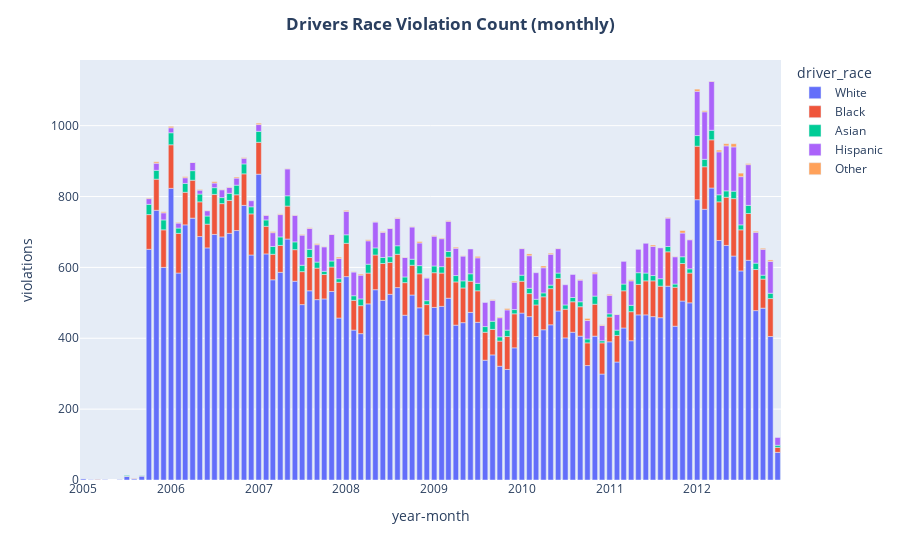

The notebook cell saved with this chart:
### Markdown cell above
- Driver_race Count (Monthly)

### Code cell
dfa_month_race=dfa.groupby(['year-month','driver_race'])['violations'].count().reset_index()
fig=px.bar(dfa_month_race,x='year-month',y='violations',color='driver_race')
fig.update_layout(title={'text':'<b>Drivers Race Violation Count (monthly)','x':0.5})
fig.show()

### Figure 1 — Plotly figure (JSON) as saved in the notebook; plotly's stock layout.template omitted (floating-point values rounded to 4 significant figures)
{"data": [{"alignmentgroup": "True", "hovertemplate": "driver_race=White<br>year-month=%{x}<br>violations=%{y}<extra></extra>", "legendgroup": "White", "marker": {"color": "#636efa", "pattern": {"shape": ""}}, "name": "White", "offsetgroup": "White", "orientation": "v", "showlegend": true, "textposition": "auto", "type": "bar", "x": ["2005-01", "2005-02", "2005-03", "2005-04", "2005-06", "2005-07", "2005-08", "2005-09", "2005-10", "2005-11", "2005-12", "2006-01", "2006-02", "2006-03", "2006-04", "2006-05", "2006-06", "2006-07", "2006-08", "2006-09", "2006-10", "2006-11", "2006-12", "2007-01", "2007-02", "2007-03", "2007-04", "2007-05", "2007-06", "2007-07", "2007-08", "2007-09", "2007-10", "2007-11", "2007-12", "2008-01", "2008-02", "2008-03", "2008-04", "2008-05", "2008-06", "2008-07", "2008-08", "2008-09", "2008-10", "2008-11", "2008-12", "2009-01", "2009-02", "2009-03", "2009-04", "2009-05", "2009-06", "2009-07", "2009-08", "2009-09", "2009-10", "2009-11", "2009-12", "2010-01", "2010-02", "2010-03", "2010-04", "2010-05", "2010-06", "2010-07", "2010-08", "2010-09", "2010-10", "2010-11", "2010-12", "2011-01", "2011-02", "2011-03", "2011-04", "2011-05", "2011-06", "2011-07", "2011-08", "2011-09", "2011-10", "2011-11", "2011-12", "2012-01", "2012-02", "2012-03", "2012-04", "2012-05", "2012-06", "2012-07", "2012-08", "2012-09", "2012-10", "2012-11", "2012-12"], "xaxis": "x", "y": [3, 1, 1, 1, 1, 10, 3, 11, 651, 761, 600, 823, 584, 720, 739, 687, 655, 693, 686, 696, 704, 775, 635, 863, 638, 565, 586, 680, 561, 495, 534, 509, 511, 532, 457, 574, 423, 413, 497, 537, 507, 524, 543, 465, 522, 486, 409, 487, 490, 513, 437, 444, 473, 445, 338, 353, 321, 312, 373, 471, 461, 405, 424, 438, 477, 401, 417, 406, 323, 406, 299, 390, 333, 429, 393, 466, 466, 461, 458, 547, 434, 505, 500, 791, 764, 824, 676, 662, 632, 590, 620, 478, 485, 405, 78], "yaxis": "y"}, {"alignmentgroup": "True", "hovertemplate": "driver_race=Black<br>year-month=%{x}<br>violations=%{y}<extra></extra>", "legendgroup": "Black", "marker": {"color": "#EF553B", "pattern": {"shape": ""}}, "name": "Black", "offsetgroup": "Black", "orientation": "v", "showlegend": true, "textposition": "auto", "type": "bar", "x": ["2005-03", "2005-07", "2005-08", "2005-09", "2005-10", "2005-11", "2005-12", "2006-01", "2006-02", "2006-03", "2006-04", "2006-05", "2006-06", "2006-07", "2006-08", "2006-09", "2006-10", "2006-11", "2006-12", "2007-01", "2007-02", "2007-03", "2007-04", "2007-05", "2007-06", "2007-07", "2007-08", "2007-09", "2007-10", "2007-11", "2007-12", "2008-01", "2008-02", "2008-03", "2008-04", "2008-05", "2008-06", "2008-07", "2008-08", "2008-09", "2008-10", "2008-11", "2008-12", "2009-01", "2009-02", "2009-03", "2009-04", "2009-05", "2009-06", "2009-07", "2009-08", "2009-09", "2009-10", "2009-11", "2009-12", "2010-01", "2010-02", "2010-03", "2010-04", "2010-05", "2010-06", "2010-07", "2010-08", "2010-09", "2010-10", "2010-11", "2010-12", "2011-01", "2011-02", "2011-03", "2011-04", "2011-05", "2011-06", "2011-07", "2011-08", "2011-09", "2011-10", "2011-11", "2011-12", "2012-01", "2012-02", "2012-03", "2012-04", "2012-05", "2012-06", "2012-07", "2012-08", "2012-09", "2012-10", "2012-11", "2012-12"], "xaxis": "x", "y": [1, 1, 1, 1, 98, 88, 106, 123, 112, 92, 107, 98, 67, 113, 94, 93, 101, 89, 116, 90, 78, 72, 76, 93, 89, 93, 94, 89, 69, 69, 101, 94, 84, 79, 87, 98, 104, 90, 94, 92, 84, 96, 86, 98, 94, 116, 122, 98, 88, 89, 79, 72, 71, 93, 96, 90, 65, 89, 93, 102, 92, 81, 86, 83, 64, 90, 88, 70, 75, 105, 82, 86, 96, 101, 89, 97, 110, 106, 84, 151, 120, 136, 109, 136, 162, 116, 132, 116, 82, 107, 14], "yaxis": "y"}, {"alignmentgroup": "True", "hovertemplate": "driver_race=Asian<br>year-month=%{x}<br>violations=%{y}<extra></extra>", "legendgroup": "Asian", "marker": {"color": "#00cc96", "pattern": {"shape": ""}}, "name": "Asian", "offsetgroup": "Asian", "orientation": "v", "showlegend": true, "textposition": "auto", "type": "bar", "x": ["2005-07", "2005-09", "2005-10", "2005-11", "2005-12", "2006-01", "2006-02", "2006-03", "2006-04", "2006-05", "2006-06", "2006-07", "2006-08", "2006-09", "2006-10", "2006-11", "2006-12", "2007-01", "2007-02", "2007-03", "2007-04", "2007-05", "2007-06", "2007-07", "2007-08", "2007-09", "2007-10", "2007-11", "2007-12", "2008-01", "2008-02", "2008-03", "2008-04", "2008-05", "2008-06", "2008-07", "2008-08", "2008-09", "2008-10", "2008-11", "2008-12", "2009-01", "2009-02", "2009-03", "2009-04", "2009-05", "2009-06", "2009-07", "2009-08", "2009-09", "2009-10", "2009-11", "2009-12", "2010-01", "2010-02", "2010-03", "2010-04", "2010-05", "2010-06", "2010-07", "2010-08", "2010-09", "2010-10", "2010-11", "2010-12", "2011-01", "2011-02", "2011-03", "2011-04", "2011-05", "2011-06", "2011-07", "2011-08", "2011-09", "2011-10", "2011-11", "2011-12", "2012-01", "2012-02", "2012-03", "2012-04", "2012-05", "2012-06", "2012-07", "2012-08", "2012-09", "2012-10", "2012-11", "2012-12"], "xaxis": "x", "y": [2, 1, 29, 25, 28, 34, 15, 25, 27, 22, 23, 19, 17, 20, 27, 28, 20, 31, 18, 22, 24, 29, 22, 18, 23, 17, 9, 17, 10, 24, 13, 19, 25, 20, 17, 16, 24, 16, 17, 23, 11, 19, 18, 16, 18, 20, 21, 21, 16, 23, 12, 18, 12, 17, 15, 16, 11, 10, 15, 12, 12, 14, 11, 23, 6, 9, 15, 19, 18, 33, 22, 15, 21, 15, 9, 19, 12, 30, 21, 27, 20, 18, 21, 14, 23, 18, 11, 15, 6], "yaxis": "y"}, {"alignmentgroup": "True", "hovertemplate": "driver_race=Hispanic<br>year-month=%{x}<br>violations=%{y}<extra></extra>", "legendgroup": "Hispanic", "marker": {"color": "#ab63fa", "pattern": {"shape": ""}}, "name": "Hispanic", "offsetgroup": "Hispanic", "orientation": "v", "showlegend": true, "textposition": "auto", "type": "bar", "x": ["2005-10", "2005-11", "2005-12", "2006-01", "2006-02", "2006-03", "2006-04", "2006-05", "2006-06", "2006-07", "2006-08", "2006-09", "2006-10", "2006-11", "2006-12", "2007-01", "2007-02", "2007-03", "2007-04", "2007-05", "2007-06", "2007-07", "2007-08", "2007-09", "2007-10", "2007-11", "2007-12", "2008-01", "2008-02", "2008-03", "2008-04", "2008-05", "2008-06", "2008-07", "2008-08", "2008-09", "2008-10", "2008-11", "2008-12", "2009-01", "2009-02", "2009-03", "2009-04", "2009-05", "2009-06", "2009-07", "2009-08", "2009-09", "2009-10", "2009-11", "2009-12", "2010-01", "2010-02", "2010-03", "2010-04", "2010-05", "2010-06", "2010-07", "2010-08", "2010-09", "2010-10", "2010-11", "2010-12", "2011-01", "2011-02", "2011-03", "2011-04", "2011-05", "2011-06", "2011-07", "2011-08", "2011-09", "2011-10", "2011-11", "2011-12", "2012-01", "2012-02", "2012-03", "2012-04", "2012-05", "2012-06", "2012-07", "2012-08", "2012-09", "2012-10", "2012-11", "2012-12"], "xaxis": "x", "y": [16, 20, 20, 14, 14, 16, 23, 11, 15, 13, 22, 17, 20, 16, 17, 19, 13, 39, 63, 76, 75, 85, 59, 49, 69, 75, 57, 66, 67, 67, 66, 73, 71, 80, 77, 55, 91, 64, 64, 84, 79, 85, 77, 70, 70, 72, 68, 59, 54, 57, 77, 75, 92, 75, 71, 87, 69, 57, 65, 61, 52, 63, 43, 52, 44, 64, 69, 66, 84, 82, 87, 80, 77, 67, 82, 125, 134, 138, 121, 127, 125, 136, 115, 87, 73, 90, 22], "yaxis": "y"}, {"alignmentgroup": "True", "hovertemplate": "driver_race=Other<br>year-month=%{x}<br>violations=%{y}<extra></extra>", "legendgroup": "Other", "marker": {"color": "#FFA15A", "pattern": {"shape": ""}}, "name": "Other", "offsetgroup": "Other", "orientation": "v", "showlegend": true, "textposition": "auto", "type": "bar", "x": ["2005-10", "2005-11", "2005-12", "2006-01", "2006-02", "2006-03", "2006-04", "2006-05", "2006-06", "2006-07", "2006-08", "2006-09", "2006-10", "2006-11", "2007-01", "2007-02", "2007-03", "2007-04", "2007-05", "2007-06", "2007-07", "2007-08", "2007-09", "2007-10", "2007-11", "2007-12", "2008-01", "2008-02", "2008-03", "2008-04", "2008-05", "2008-06", "2008-07", "2008-08", "2008-09", "2008-10", "2008-11", "2008-12", "2009-01", "2009-02", "2009-03", "2009-04", "2009-05", "2009-07", "2009-09", "2009-10", "2009-11", "2009-12", "2010-01", "2010-02", "2010-04", "2010-05", "2010-06", "2010-09", "2010-10", "2010-11", "2010-12", "2011-01", "2011-02", "2011-04", "2011-07", "2011-09", "2011-10", "2011-11", "2011-12", "2012-01", "2012-02", "2012-03", "2012-04", "2012-05", "2012-06", "2012-07", "2012-08", "2012-09", "2012-10", "2012-11"], "xaxis": "x", "y": [2, 4, 3, 4, 2, 3, 1, 2, 1, 4, 1, 1, 3, 2, 4, 1, 3, 2, 1, 1, 2, 2, 3, 1, 1, 4, 3, 1, 3, 3, 1, 2, 1, 2, 1, 1, 4, 1, 2, 2, 2, 3, 1, 4, 2, 2, 4, 3, 1, 5, 5, 3, 1, 2, 6, 4, 2, 3, 1, 3, 4, 2, 1, 7, 1, 6, 3, 1, 5, 6, 9, 10, 3, 3, 3, 4], "yaxis": "y"}], "layout": {"barmode": "relative", "legend": {"title": {"text": "driver_race"}, "tracegroupgap": 0}, "margin": {"t": 60}, "title": {"text": "<b>Drivers Race Violation Count (monthly)", "x": 0.5}, "xaxis": {"anchor": "y", "domain": [0, 1], "title": {"text": "year-month"}}, "yaxis": {"anchor": "x", "domain": [0, 1], "title": {"text": "violations"}}}}
